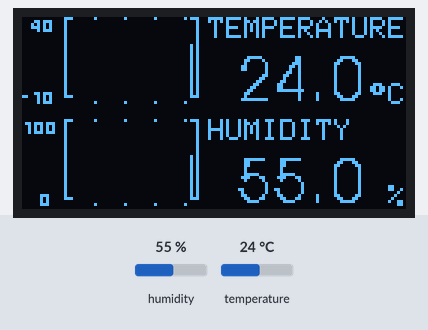
Recording of a sketch running on a simulated Arduino Uno, built with avr-gcc and run on an emulated ATmega328P. On the bench: 128×64 one-colour display. The inputs (shaded band) are chosen by the test bench; at power-on: humidity 55 %, temperature 24 °C.

Above: at 8.4 s.
8.5 s: humidity set to 22 %
At 10.4 s:
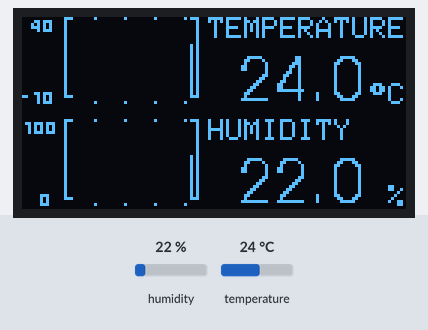
10.8 s: temperature set to 12 °C
At 12.3 s:
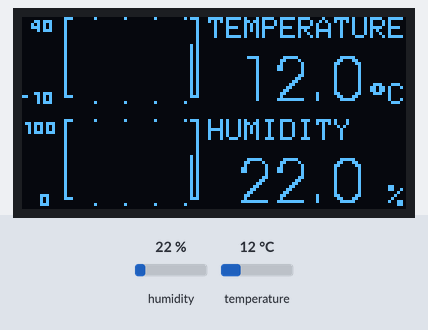
13.1 s: humidity set to 40 %
At 16.5 s:
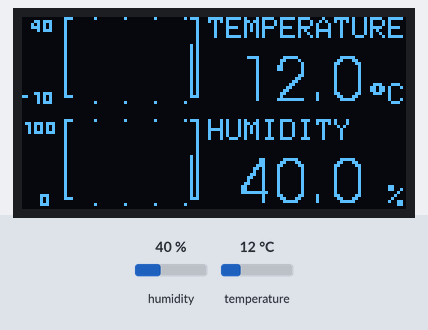
16.8 s: temperature set to 19 °C
At 18.5 s:
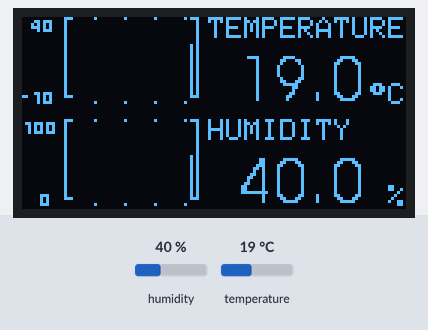
Timing chart, 0 to 20.0 s (numbered marks = the images above; inputs shaded):
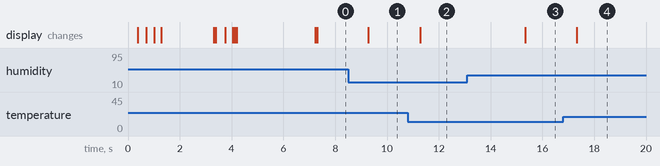

The sketch:

temp-hudity-bar-graph.ino
```cpp
// TEMP Sensor Interface with OLED output and graphing

// Gotchas:
// - IMPORTANT : Adafruit DHT Library 1.3.0 is the last stable library for Chinese DHT22 clones. Anything newer has, in practice, failed to report
// - display has visual artifacts at ~40% dynamic memory
// - arduino becomes unstable at ~50% dynamic memory
// DHT Library hotfix for negative temperatures from https://github.com/adafruit/DHT-sensor-library/pull/178/files

#include <Wire.h>
#include <Adafruit_GFX.h>
#include <Adafruit_SSD1306.h>
#include <DHT.h>
#include "URW_Gothic_L_Book_20.h"
#include "URW_Gothic_L_Book_5.h"

#define OLED_RESET 4
#define DHTPIN 2     // [ INPUT ][ DIGITAL ] pin for Temp Sensor
#define DHTTYPE DHT22 //  Temp Sensor Type: DHT 22 (AM2302)
#define DISPLAY_WIDTH 128 // [ PIXELS ] number of available horizontal pixels
#define DISPLAY_HEIGHT 64 // [ PIXELS ] number of available vertical pixels
#define LAST_LINE_INDENT 10

#define ALERT_BLINK_INTERVAL 500 // [ MILLIS ] between alert banners

DHT dht( DHTPIN, DHTTYPE, 1 );
Adafruit_SSD1306 display( DISPLAY_WIDTH, DISPLAY_HEIGHT, &Wire, OLED_RESET );

byte lastLine = 0;
bool sensorFailedToReport = false;
bool pollingTick = true;
bool advanceGraph = false;

unsigned long previousMillisSensor = 0;
unsigned long previousMillisGraph = 0;
unsigned long previousMillisBlinkTick = 0;

// DHT sensor read is SLOW, needs ~2 seconds to read reliably
#define SENSOR_READ_INTERVAL 2000 // [ MILLIS ] between sensor reads

// Graph Size
#define GRAPH_HEIGHT 26
#define GRAPH_WIDTH 44
#define X_OFFSET 14
#define Y_OFFSET GRAPH_HEIGHT + 8

// Historical update
#define GRAPH_DATUM_COUNT 43
#define GRAPH_TIMELINE 3.6e+6 // [ MILLIS ] of overall historical reads to display ( 1 hour )
#define GRAPH_UPDATE_INTERVAL GRAPH_TIMELINE / (( GRAPH_WIDTH / 2 ) - 1) // [ MILLIS ] between graph updates

// Bounds
#define TOP_BOUND_HUMIDITY 100
#define LOW_BOUND_HUMIDITY 0

#define TOP_BOUND_TEMP 40
#define LOW_BOUND_TEMP -10

// Temp Sensor Values
float measuredHumidity = 0;
float measuredTemperature = 0;
// float measuredHeatIndex = 0;

byte temperatureSensorArray[ GRAPH_DATUM_COUNT ]; // double the bar graph resolution
byte humiditySensorArray[ GRAPH_DATUM_COUNT ];

void setup(){

	Wire.begin();
	Wire.setClock( 400000L ); // 400kHz I2C clock
	Wire.setWireTimeout( 4000, true );

	display.begin( SSD1306_SWITCHCAPVCC, 0x3C );
	wipeDisplay();

	display.setTextColor( WHITE );
	slowType( F("TEMP SENSE START >"), 10, true );

	lastLine += LAST_LINE_INDENT;

	slowType( F("SENSOR REPORTS: "), 10, true );
	dht.begin();
	delay( SENSOR_READ_INTERVAL );
	slowPrintSuccessOrFail(  dht.read()  );

	slowType( F("CONFIG DEVICE:  "), 10, true );
	clearHistoricalValues();
	slowPrintSuccessOrFail( true );

	display.setCursor( 0, 50 );
	display.print(F("ONLINE!"));
	display.display();

	delay( 3000 );
	wipeDisplay();
}

void loop(){

	advanceAnimationTicks();

	display.clearDisplay();

	renderNumericOutput( X_OFFSET, 0, 'temp' );
	renderNumericOutput( X_OFFSET, Y_OFFSET, 'humid' );

	// Temp Render
	renderGraph( advanceGraph, temperatureSensorArray, X_OFFSET, 0 );
	renderAxes( X_OFFSET, 0,  TOP_BOUND_TEMP, LOW_BOUND_TEMP, 'temp' );

	// Humidity Render
	renderGraph( advanceGraph, humiditySensorArray, X_OFFSET, Y_OFFSET );
	renderAxes( X_OFFSET, Y_OFFSET, TOP_BOUND_HUMIDITY, LOW_BOUND_HUMIDITY, 'humid' );

	if( sensorFailedToReport && pollingTick ){

		renderSensorErrorAlert();
		advanceGraph = false;
	}
	display.display();
}

void clearHistoricalValues(){

	for( byte count = 0; count < GRAPH_DATUM_COUNT; count++ ){

		temperatureSensorArray[ count ] = 0;
		humiditySensorArray[ count ] = 0;
	}
}

void renderSensorErrorAlert(){

	display.fillRoundRect( 20, 25, 94, 20, 3, WHITE );
	display.setCursor( 22, 32 );

	display.setTextColor( BLACK, WHITE );
	display.print( F("SENSOR OFFLINE!") );
	display.setTextColor( WHITE, BLACK );
}

void advanceAnimationTicks(){

	unsigned long currentMillis = millis();
	advanceGraph = false;

	bool alertBlinkTick = ( previousMillisBlinkTick == 0 || currentMillis - previousMillisBlinkTick > ALERT_BLINK_INTERVAL );

	if( previousMillisSensor == 0 || currentMillis - previousMillisSensor > SENSOR_READ_INTERVAL){

		previousMillisSensor = currentMillis;
		readFromSensor();
	}

	if( previousMillisGraph == 0 || currentMillis - previousMillisGraph > GRAPH_UPDATE_INTERVAL ){

		previousMillisGraph = currentMillis;

		if( !sensorFailedToReport ){

			advanceGraph = true;
		}
	}

	if( alertBlinkTick ){

		previousMillisBlinkTick = currentMillis;
		pollingTick = !pollingTick;
	}
}

void readFromSensor(){

	measuredHumidity = dht.readHumidity();
	measuredTemperature = dht.readTemperature();

	// Bail  early if sensor fails to report proper reading
	if( isnan( measuredTemperature ) || isnan( measuredHumidity )){

		sensorFailedToReport = true;
		measuredTemperature = isnan( measuredTemperature ) ? 0.0 : measuredTemperature;
		measuredHumidity = isnan( measuredHumidity ) ? 0.0 : measuredHumidity;
		return;
	}else{

		sensorFailedToReport = false;
	}

	// Humidity Reading
	humiditySensorArray[ 0 ] = map( measuredHumidity, LOW_BOUND_HUMIDITY, TOP_BOUND_HUMIDITY, 0, GRAPH_HEIGHT );

	// Temperature Reading
	int constrained = constrain( measuredTemperature, LOW_BOUND_TEMP, 80);
	temperatureSensorArray[ 0 ] = map( constrained, LOW_BOUND_TEMP, TOP_BOUND_TEMP, 0, GRAPH_HEIGHT );

	// Compute heat index
	// measuredHeatIndex = dht.computeHeatIndex(measuredTemperature, measuredHumidity, false);
	// DEBUG
	// int pot = analogRead(A0);
	// measuredTemperature = (float) map(pot, 0, 1023, -40, 80 );
}

void renderGraph( bool advanceGraph, byte sensorArray[], byte xOffset, byte yOffset ){

	for( byte step = 2; step < GRAPH_DATUM_COUNT; step+=2 ){ // TODO: step should be +=1, sample size can then be reduced

		byte position = yOffset + GRAPH_HEIGHT - sensorArray[ step - 1 ];

		if( position != GRAPH_HEIGHT + yOffset ){

			display.drawLine(GRAPH_WIDTH - step + xOffset, GRAPH_HEIGHT  + yOffset - 1, GRAPH_WIDTH - step + xOffset, position, WHITE); // TODO: step should be *2
		}
	}
	if( advanceGraph ){
		// advanced historical values
		for( byte step2 = GRAPH_DATUM_COUNT; step2 >= 2; step2--){

			sensorArray[ step2 - 1 ] = sensorArray[ step2 - 2 ];
		}
	}
}

void renderAxes( byte xOffset, byte yOffset, byte topBound, int lowBound, char *type ){

	//bounding vert line
	display.drawLine( xOffset, yOffset,  xOffset, GRAPH_HEIGHT + yOffset, WHITE);
	display.drawLine(GRAPH_WIDTH + xOffset, yOffset, GRAPH_WIDTH + xOffset, GRAPH_HEIGHT + yOffset, WHITE);

	// scale marks
	for( byte count = 0; count <= GRAPH_HEIGHT; count += GRAPH_HEIGHT ){

		byte position = GRAPH_HEIGHT - count;
		int scaleMark = map( GRAPH_HEIGHT - position, 0, GRAPH_HEIGHT, lowBound, topBound);
		int scaleOffsetStart = 0;

		// format negative values differently
		if( scaleMark < 0 ){
			scaleMark = abs(scaleMark);
			scaleOffsetStart = 3;
			display.drawPixel(count , yOffset + GRAPH_HEIGHT, WHITE);
			display.drawPixel(count+1 , yOffset + GRAPH_HEIGHT, WHITE);
		}
		// tuck lower value of y-axis into graph
		if( count == 0 ){

			position -= 2;
		}

		if( type == 'temp' && count == GRAPH_HEIGHT ){

			scaleOffsetStart += 3;
		}

		if( type == 'humid' && count == 0 ){

			scaleOffsetStart += 6;
		}

		display.setFont(&URW_Gothic_L_Book_5);
		display.setCursor(scaleOffsetStart, yOffset + position + 5);
		display.setTextSize(1);
		display.setTextColor(WHITE);
		display.print(scaleMark);
		display.setFont(NULL);

		display.drawLine(GRAPH_WIDTH + xOffset, count + yOffset, GRAPH_WIDTH - (GRAPH_WIDTH/16) + xOffset, count + yOffset, WHITE);
		display.drawLine( xOffset, count + yOffset, GRAPH_WIDTH/16 + xOffset, count + yOffset, WHITE);
	}

	for( byte count = 10 + xOffset; count < GRAPH_WIDTH + xOffset; count += 10 ){

		display.drawPixel(count, yOffset , WHITE);
		display.drawPixel(count, yOffset + GRAPH_HEIGHT + 2 , WHITE);
	}
}

void renderNumericOutput( int xOffset, int yOffset, char *type ){

	// Text Spacing
	const int textPad PROGMEM = 4; // horizontal space between numerical output and graph
	const int newLinePad PROGMEM = 12; // vertical between each numerical output group
	const int numberPad PROGMEM = 10;  // additional vertical pad for font change offset
	int negativeMarkOffset =  (yOffset + newLinePad + numberPad - 4 ); // vertical position of the sign for numeric output
	int negativeMarkOffsetX = 0; // account for proper alignment when theres less than 4 digits shown
	const int unitOffset PROGMEM = 60; // units should be fixed position, right-aligned
	int sigFigPadTemp = 0; // account for proper alignment when theres less than 4 digits shown
	int sigFigPadHumidity = 0; // account for proper alignment when theres less than 4 digits shown

	//  Temperature
	if( type == 'temp'){

		int displayTemp = abs(measuredTemperature);

		// TEMP Headline
		display.setCursor(xOffset + GRAPH_WIDTH + textPad, 0);
		display.setTextSize(1);
		display.print(F("TEMPERATURE"));

		// Numeric Output TEMP

		// empty character pad
		if( displayTemp < 10.0 ){
			sigFigPadTemp = 24;
			negativeMarkOffsetX = 6;
		}else{
			sigFigPadTemp = 12;
		}
		display.setCursor(xOffset + GRAPH_WIDTH + textPad + sigFigPadTemp -2, yOffset + newLinePad + numberPad);

		// actual negative sign takes up too much space
		if( measuredTemperature < 0 ){
			display.drawPixel(xOffset + GRAPH_WIDTH + ( textPad *3 ) + negativeMarkOffsetX, negativeMarkOffset, WHITE);
			display.drawPixel(xOffset + GRAPH_WIDTH + ( textPad *3 ) + negativeMarkOffsetX+1, negativeMarkOffset, WHITE);
		}

		display.setFont(&URW_Gothic_L_Book_20);
		display.setTextSize(1);
		display.print(abs(measuredTemperature), 1);

		// UNIT
		display.setFont(NULL);
		display.setTextSize(1);
		display.setCursor(xOffset + GRAPH_WIDTH + textPad + unitOffset - 6, yOffset + newLinePad + numberPad);
		display.write(0xf7);
		display.print(F("C"));

	}else{

		if(measuredHumidity < 10.0 ){

			sigFigPadHumidity = 24;
		}else if( measuredHumidity < 100.0 ){

			sigFigPadHumidity = 12;
		}

		// Humidity Headline
		display.setTextSize(1);
		display.setCursor(xOffset + GRAPH_WIDTH + textPad, yOffset);
		display.print(F("HUMIDITY"));

		// Numeric Output Humidity
		display.setFont(&URW_Gothic_L_Book_20);
		display.setTextSize(1);
		display.setCursor(xOffset + GRAPH_WIDTH + textPad + sigFigPadHumidity -2, yOffset + newLinePad + numberPad + 6);
		display.print(measuredHumidity, 1);

		// UNIT
		display.setFont(NULL);
		display.setCursor(xOffset + GRAPH_WIDTH + textPad + unitOffset , yOffset + newLinePad + numberPad);
		display.setTextSize(1);
		display.write(0x25);
	}
}

void slowPrintSuccessOrFail( bool condition ){

	condition ? slowType( F("OK"), 50, false ) : slowType( F("FAIL"), 50, false );
}

void slowType( String text, int delayTime, bool newLine ){

	if( newLine ){

		display.setCursor(0, lastLine );
		lastLine += LAST_LINE_INDENT;
	}

	for( int i = 0; i < text.length(); i++ ){

		display.print( text[ i ] );
		display.display();
		delay( delayTime );
	}
}

void wipeDisplay(){

	display.clearDisplay(); // remove library banner
	display.fillScreen(BLACK); // I see a red door...
	display.display(); // because fillScreen is misleading
}
```

URW_Gothic_L_Book_5.h
```cpp
const uint8_t URW_Gothic_L_Book_5Bitmaps[] PROGMEM = {

	// Bitmap Data:
	0x00, // ' '
	0xAA, // '!'
	0xC0, // '"'
	0x0E,0xE8, // '#'
	0x9B,0x40, // '$'
	0xE3,0xE2,0x8E, // '%'
	0x63,0x2D,0xE0, // '&'
	0x80, // '''
	0x52,0x60, // '('
	0x89,0x40, // ')'
	0x58, // '*'
	0xE4, // '+'
	0x00, // ','
	0xC0, // '-'
	0x80, // '.'
	0x52,0x40, // '/'
	0xEA,0xAE, // '0'
	0xC9,0x20, // '1'
	0xE2,0xCE, // '2'
	0x61,0x24,0xE0, // '3'
	0x6A,0xE2, // '4'
	0xCE,0x2E, // '5'
	0x4E,0xAE, // '6'
	0xC9,0x00, // '7'
	0x64,0xAE, // '8'
	0xEA,0xE4, // '9'
	0x88, // ':'
	0x88, // ';'
	0x2C,0x60, // '<'
	0xEE, // '='
	0x86,0xC0, // '>'
	0xE2,0x44, // '?'
	0x73,0xAF,0x98, // '@'
	0x45,0x19,0x00, // 'A'
	0xEC,0xAE, // 'B'
	0x74,0x20,0xE0, // 'C'
	0xCA,0xAE, // 'D'
	0xEE,0x8E, // 'E'
	0xEC,0x88, // 'F'
	0x72,0xE9,0x1C, // 'G'
	0xAE,0xAA, // 'H'
	0xAA, // 'I'
	0x22,0xA6, // 'J'
	0xAC,0xCA, // 'K'
	0x88,0x8E, // 'L'
	0x97,0xB5,0x20, // 'M'
	0xAA,0xEA, // 'N'
	0x72,0x28,0x9C, // 'O'
	0xEE,0x88, // 'P'
	0x72,0x2E,0x9E, // 'Q'
	0xEA,0xCC, // 'R'
	0xE8,0xEE, // 'S'
	0xE4,0x44, // 'T'
	0xAA,0xAE, // 'U'
	0x8A,0xA4, // 'V'
	0xAB,0xCF,0x14, // 'W'
	0xAC,0xCA, // 'X'
	0x0A,0x44, // 'Y'
	0xCA,0x60, // 'Z'
};
const GFXglyph URW_Gothic_L_Book_5Glyphs[] PROGMEM = {
// bitmapOffset, width, height, xAdvance, xOffset, yOffset
	  {     0,   1,   1,   2,    0,    0 }, // ' '
	  {     1,   2,   4,   2,    1,   -4 }, // '!'
	  {     2,   3,   1,   3,    0,   -4 }, // '"'
	  {     3,   4,   4,   4,    0,   -4 }, // '#'
	  {     5,   3,   4,   4,    1,   -4 }, // '$'
	  {     7,   6,   4,   5,    0,   -4 }, // '%'
	  {    10,   5,   4,   5,    0,   -4 }, // '&'
	  {    13,   2,   1,   2,    0,   -4 }, // '''
	  {    14,   3,   4,   3,    0,   -4 }, // '('
	  {    16,   3,   4,   3,    0,   -4 }, // ')'
	  {    18,   3,   2,   3,    0,   -4 }, // '*'
	  {    19,   4,   2,   4,    1,   -3 }, // '+'
	  {    20,   2,   1,   2,    0,   -1 }, // ','
	  {    21,   3,   1,   3,    0,   -2 }, // '-'
	  {    22,   2,   1,   2,    1,   -1 }, // '.'
	  {    23,   3,   4,   3,    0,   -4 }, // '/'
	  {    25,   4,   4,   4,    0,   -4 }, // '0'
	  {    27,   3,   4,   4,    1,   -4 }, // '1'
	  {    29,   4,   4,   4,    0,   -4 }, // '2'
	  {    31,   5,   4,   4,    0,   -4 }, // '3'
	  {    34,   4,   4,   4,    0,   -4 }, // '4'
	  {    36,   4,   4,   4,    0,   -4 }, // '5'
	  {    38,   4,   4,   4,    0,   -4 }, // '6'
	  {    40,   3,   4,   4,    0,   -4 }, // '7'
	  {    42,   4,   4,   4,    0,   -4 }, // '8'
	  {    44,   4,   4,   4,    0,   -4 }, // '9'
	  {    46,   2,   3,   2,    1,   -3 }, // ':'
	  {    47,   2,   3,   2,    1,   -3 }, // ';'
	  {    48,   4,   3,   4,    0,   -3 }, // '<'
	  {    50,   4,   2,   4,    0,   -3 }, // '='
	  {    51,   4,   3,   4,    0,   -3 }, // '>'
	  {    53,   4,   4,   4,    0,   -4 }, // '?'
	  {    55,   6,   4,   5,    0,   -4 }, // '@'
	  {    58,   5,   4,   5,    0,   -4 }, // 'A'
	  {    61,   4,   4,   4,    1,   -4 }, // 'B'
	  {    63,   5,   4,   5,    0,   -4 }, // 'C'
	  {    66,   4,   4,   5,    1,   -4 }, // 'D'
	  {    68,   4,   4,   4,    1,   -4 }, // 'E'
	  {    70,   4,   4,   3,    1,   -4 }, // 'F'
	  {    72,   6,   4,   5,    0,   -4 }, // 'G'
	  {    75,   4,   4,   4,    1,   -4 }, // 'H'
	  {    77,   2,   4,   2,    1,   -4 }, // 'I'
	  {    78,   4,   4,   3,    0,   -4 }, // 'J'
	  {    80,   4,   4,   4,    1,   -4 }, // 'K'
	  {    82,   4,   4,   3,    1,   -4 }, // 'L'
	  {    84,   5,   4,   6,    1,   -4 }, // 'M'
	  {    87,   4,   4,   5,    1,   -4 }, // 'N'
	  {    89,   6,   4,   5,    0,   -4 }, // 'O'
	  {    92,   4,   4,   4,    1,   -4 }, // 'P'
	  {    94,   6,   4,   5,    0,   -4 }, // 'Q'
	  {    97,   4,   4,   4,    1,   -4 }, // 'R'
	  {    99,   4,   4,   3,    0,   -4 }, // 'S'
	  {   101,   4,   4,   3,    0,   -4 }, // 'T'
	  {   103,   4,   4,   4,    1,   -4 }, // 'U'
	  {   105,   4,   4,   5,    0,   -4 }, // 'V'
	  {   107,   6,   4,   6,    0,   -4 }, // 'W'
	  {   110,   4,   4,   4,    0,   -4 }, // 'X'
	  {   112,   4,   4,   4,    0,   -4 }, // 'Y'
	  {   114,   3,   4,   3,    0,   -4 }, // 'Z'
};
const GFXfont URW_Gothic_L_Book_5 PROGMEM = {
(uint8_t  *)URW_Gothic_L_Book_5Bitmaps,(GFXglyph *)URW_Gothic_L_Book_5Glyphs,0x20, 0x7E, 7};
```

Source omitted: hic_L_Book_20.h (data table, 8871 bytes)

Measured:
- after the input at 8.5 s, the display: changes after 0.78 s (image 1)
- after the input at 10.8 s, the display: changes after 0.49 s (image 2)
- after the input at 13.1 s, the display: changes after 2.2 s (image 3)
- after the input at 16.8 s, the display: changes after 0.54 s (image 4)
